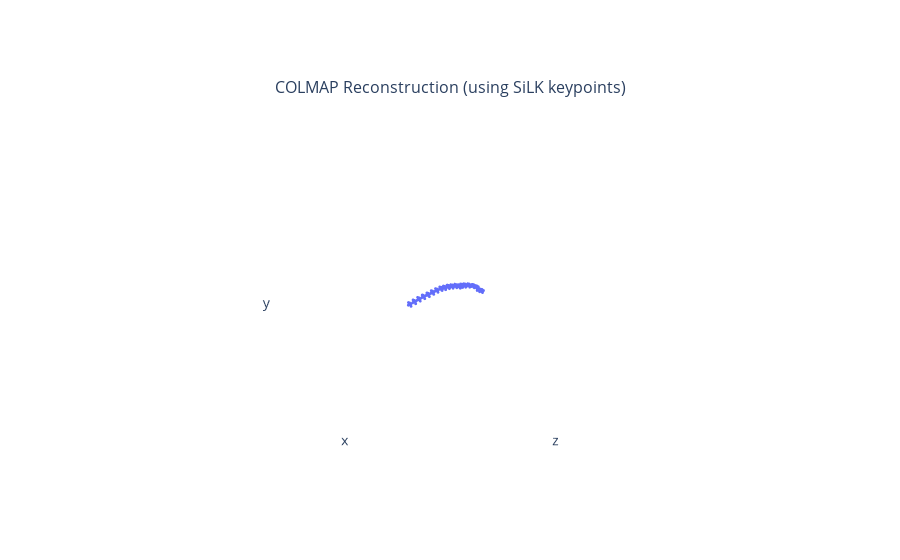

Notebook code cell kept with this figure:
### Code cell
plot_scene({"COLMAP Reconstruction (using SiLK keypoints)": {"cameras": cams}}, cameras=True)

### Figure 1 — Plotly figure (JSON) as saved in the notebook; plotly's stock layout.template omitted (floating-point values rounded to 4 significant figures; data arrays with more than 128 entries replaced by an {"elided": "..."} marker saying what was removed)
{"data": [{"marker": {"size": 1}, "name": "cameras", "scene": "scene", "type": "scatter3d", "x": {"elided": "319 float values"}, "y": {"elided": "319 float values"}, "z": {"elided": "319 float values"}}], "layout": {"annotations": [{"font": {"size": 16}, "showarrow": false, "text": "COLMAP Reconstruction (using SiLK keypoints)", "x": 0.5, "xanchor": "center", "xref": "paper", "y": 1, "yanchor": "bottom", "yref": "paper"}], "scene": {"aspectmode": "cube", "camera": {"up": {"x": 0, "y": 1, "z": 0}}, "domain": {"x": [0, 1], "y": [0, 1]}, "xaxis": {"backgroundcolor": "#fff", "range": [-18.84, 18.68], "showaxeslabels": false, "showgrid": false, "showline": false, "showticklabels": false, "ticks": "", "zeroline": false}, "yaxis": {"backgroundcolor": "#fff", "range": [-20.61, 16.92], "showaxeslabels": false, "showgrid": false, "showline": false, "showticklabels": false, "ticks": "", "zeroline": false}, "zaxis": {"backgroundcolor": "#fff", "range": [-27.52, 10.0], "showaxeslabels": false, "showgrid": false, "showline": false, "showticklabels": false, "ticks": "", "zeroline": false}}}}
